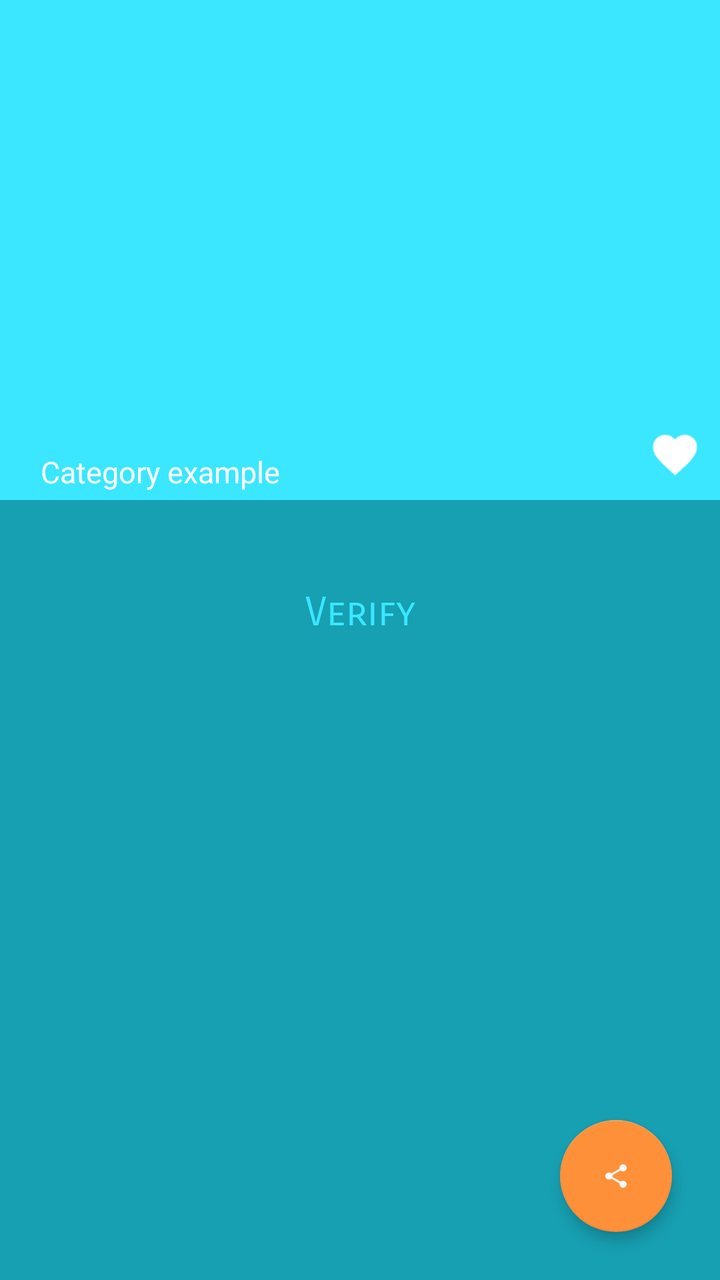
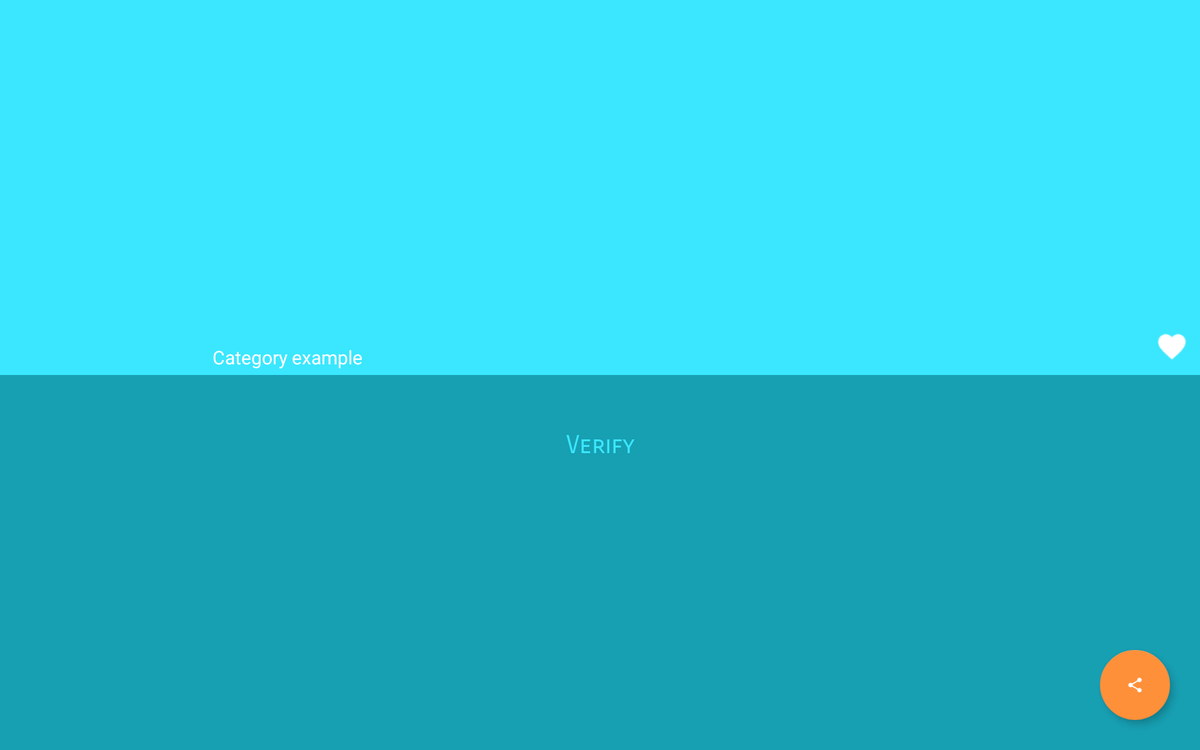

First picture: res/layout/ on a phone held upright. Second picture: the repository's own variant of that layout, on a device whose configuration matches the variant's folder. Source for both follows.
<!-- AndroidManifest.xml: application theme AppTheme -->
<!-- res/layout/fragment_news_detail.xml -->
<?xml version="1.0" encoding="utf-8"?>
<layout xmlns:android="http://schemas.android.com/apk/res/android"
        xmlns:app="http://schemas.android.com/apk/res-auto"
        xmlns:tools="http://schemas.android.com/tools">

    <android.support.design.widget.CoordinatorLayout
        android:id="@+id/main_content"
        android:layout_width="match_parent"
        android:layout_height="match_parent"
        android:background="@color/colorPrimaryDark">

        <android.support.design.widget.AppBarLayout
            android:id="@+id/appbar"
            android:layout_width="match_parent"
            android:layout_height="@dimen/height_250"
            android:fitsSystemWindows="true"
            android:theme="@style/ThemeOverlay.AppCompat.Dark.ActionBar">

            <android.support.design.widget.CollapsingToolbarLayout
                android:id="@+id/collapsing_toolbar"
                android:layout_width="match_parent"
                android:layout_height="match_parent"
                android:fitsSystemWindows="true"
                app:contentScrim="?attr/colorPrimary"
                app:expandedTitleMarginEnd="@dimen/margin_64"
                app:expandedTitleMarginStart="@dimen/margin_16"
                app:expandedTitleTextAppearance="@android:color/transparent"
                app:layout_scrollFlags="scroll|exitUntilCollapsed">

                <RelativeLayout
                    android:layout_width="match_parent"
                    android:layout_height="wrap_content">

                    <ImageView
                        android:id="@+id/news_detail_image_view"
                        android:layout_width="match_parent"
                        android:layout_height="match_parent"
                        android:contentDescription="@string/image_desc"
                        android:fitsSystemWindows="true"
                        android:scaleType="fitXY"
                        app:layout_collapseMode="parallax"/>

                    <ImageView
                        android:id="@+id/fav_image_view"
                        android:layout_width="@dimen/width_45"
                        android:layout_height="@dimen/width_45"
                        android:layout_alignParentBottom="true"
                        android:layout_alignParentEnd="true"
                        android:layout_marginBottom="@dimen/margin_13"
                        android:contentDescription="@string/image_desc"
                        android:src="@drawable/ic_favorite_w"
                        app:layout_constraintBottom_toBottomOf="parent"
                        app:layout_constraintEnd_toEndOf="parent"/>

                    <TextView
                        android:id="@+id/category_text_view"
                        android:layout_width="@dimen/width_160"
                        android:layout_height="@dimen/height_28"
                        android:layout_alignParentBottom="true"
                        android:layout_alignParentStart="true"
                        android:gravity="center"
                        android:textColor="@color/colorWhite"
                        android:textSize="@dimen/text_size_x"
                        app:layout_constraintBottom_toBottomOf="@+id/news_detail_image_view"
                        app:layout_constraintStart_toStartOf="@id/news_detail_image_view"
                        tools:text="@string/category_example"/>

                </RelativeLayout>

                <android.support.v7.widget.Toolbar
                    android:id="@+id/toolbar"
                    android:layout_width="match_parent"
                    android:layout_height="?attr/actionBarSize"
                    app:layout_collapseMode="pin"
                    app:layout_scrollFlags="scroll|enterAlways"
                    app:popupTheme="@style/ThemeOverlay.AppCompat.Light"/>

            </android.support.design.widget.CollapsingToolbarLayout>

        </android.support.design.widget.AppBarLayout>

        <android.support.v4.widget.NestedScrollView
            android:id="@+id/scroll"
            android:layout_width="match_parent"
            android:layout_height="wrap_content"
            android:layout_marginBottom="@dimen/margin_16"
            android:layout_marginTop="@dimen/margin_28"
            android:clipToPadding="true"
            app:layout_behavior="@string/appbar_scrolling_view_behavior">

            <LinearLayout
                android:layout_width="match_parent"
                android:layout_height="wrap_content"
                android:orientation="vertical">

                <TextView
                    android:id="@+id/news_detail_text"
                    android:layout_width="match_parent"
                    android:layout_height="wrap_content"
                    android:layout_marginBottom="@dimen/margin_56"
                    android:layout_marginEnd="@dimen/margin_16"
                    android:layout_marginStart="@dimen/margin_16"
                    android:layout_marginTop="@dimen/margin_16"
                    android:fontFamily="sans-serif-smallcaps"
                    android:gravity="center"
                    android:text="@string/check_answer"
                    android:textColor="@color/colorPrimary"
                    android:textSize="@dimen/text_size_20"
                    app:layout_constraintTop_toBottomOf="@+id/news_name_text"/>

            </LinearLayout>
        </android.support.v4.widget.NestedScrollView>

        <android.support.design.widget.FloatingActionButton
            android:id="@+id/share_fab"
            android:layout_width="wrap_content"
            android:layout_height="wrap_content"
            android:layout_gravity="bottom|end"
            android:layout_marginBottom="@dimen/margin_24"
            android:layout_marginEnd="@dimen/margin_24"
            android:contentDescription="@string/action_share"
            android:src="@drawable/ic_share"
            app:elevation="@dimen/elevation_4"
            app:pressedTranslationZ="@dimen/elevation_6"/>
    </android.support.design.widget.CoordinatorLayout>
</layout>
<!-- resources referenced by this layout -->
<resources>
  <color name="colorPrimary">#3AE7FF</color>
  <color name="colorPrimaryDark">#179FB2</color>
  <color name="colorWhite">#FFFFFF</color>
  <dimen name="elevation_4">4dp</dimen>
  <dimen name="elevation_6">6dp</dimen>
  <dimen name="height_250">250dp</dimen>
  <dimen name="height_28">28dp</dimen>
  <dimen name="margin_13">13dp</dimen>
  <dimen name="margin_16">16dp</dimen>
  <dimen name="margin_24">24dp</dimen>
  <dimen name="margin_28">28dp</dimen>
  <dimen name="margin_56">56dp</dimen>
  <dimen name="margin_64">64dp</dimen>
  <dimen name="text_size_20">20sp</dimen>
  <dimen name="text_size_x">15sp</dimen>
  <dimen name="width_160">160dp</dimen>
  <dimen name="width_45">45dp</dimen>
  <!-- drawable ic_favorite_w: png bitmap (drawable-mdpi, 434 bytes) -->
  <!-- drawable ic_share: png bitmap (drawable-hdpi, 714 bytes) -->
  <string name="action_share">Share</string>
  <string name="category_example">Category example</string>
  <string name="check_answer">Verify</string>
  <string name="image_desc">simple image description</string>
  <style name="AppTheme" parent="Theme.AppCompat.Light.DarkActionBar">
          
          <item name="colorPrimary">@color/colorPrimary</item>
          <item name="colorPrimaryDark">@color/colorPrimaryDark</item>
          <item name="colorAccent">@color/colorAccent</item>
  
          <item name="windowActionBar">false</item>
          <item name="windowNoTitle">true</item>
      </style>
  <color name="colorAccent">#FF903A</color>
</resources>
<!-- res/layout-sw600dp-land/fragment_news_detail.xml (the repository's variant of the layout above) -->
<!-- drawn on a 7-inch tablet turned sideways -->
<?xml version="1.0" encoding="utf-8"?>
<layout xmlns:android="http://schemas.android.com/apk/res/android"
        xmlns:app="http://schemas.android.com/apk/res-auto"
        xmlns:tools="http://schemas.android.com/tools">

    <android.support.design.widget.CoordinatorLayout
        android:id="@+id/main_content"
        android:layout_width="match_parent"
        android:layout_height="match_parent"
        android:background="@color/colorPrimaryDark">

        <android.support.design.widget.AppBarLayout
            android:id="@+id/appbar"
            android:layout_width="match_parent"
            android:layout_height="@dimen/height_300"
            android:fitsSystemWindows="true"
            android:theme="@style/ThemeOverlay.AppCompat.Dark.ActionBar">

            <android.support.design.widget.CollapsingToolbarLayout
                android:id="@+id/collapsing_toolbar"
                android:layout_width="match_parent"
                android:layout_height="match_parent"
                android:fitsSystemWindows="true"
                app:contentScrim="?attr/colorPrimary"
                app:expandedTitleMarginEnd="@dimen/margin_64"
                app:expandedTitleMarginStart="@dimen/margin_166"
                app:expandedTitleTextAppearance="@android:color/transparent"
                app:layout_scrollFlags="scroll|exitUntilCollapsed">

                <RelativeLayout
                    android:layout_width="match_parent"
                    android:layout_height="wrap_content">

                    <ImageView
                        android:id="@+id/news_detail_image_view"
                        android:layout_width="@dimen/width_650"
                        android:layout_height="match_parent"
                        android:layout_alignParentTop="true"
                        android:layout_centerHorizontal="true"
                        android:layout_gravity="center"
                        android:contentDescription="@string/image_desc"
                        android:fitsSystemWindows="true"
                        android:scaleType="fitXY"
                        app:layout_collapseMode="parallax"/>

                    <ImageView
                        android:id="@+id/fav_image_view"
                        android:layout_width="@dimen/width_45"
                        android:layout_height="@dimen/width_45"
                        android:layout_alignParentBottom="true"
                        android:layout_alignParentEnd="true"
                        android:layout_marginBottom="@dimen/margin_13"
                        android:contentDescription="@string/image_desc"
                        android:src="@drawable/ic_favorite_w"
                        app:layout_constraintBottom_toBottomOf="parent"
                        app:layout_constraintEnd_toEndOf="parent"/>

                    <TextView
                        android:id="@+id/category_text_view"
                        android:layout_width="@dimen/width_160"
                        android:layout_height="@dimen/height_28"
                        android:layout_alignParentBottom="true"
                        android:layout_alignParentStart="true"
                        android:layout_marginStart="@dimen/margin_150"
                        android:gravity="center"
                        android:textColor="@color/colorWhite"
                        android:textSize="@dimen/text_size_x"
                        app:layout_constraintBottom_toBottomOf="@+id/news_detail_image_view"
                        app:layout_constraintStart_toStartOf="@id/news_detail_image_view"
                        tools:text="@string/category_example"/>

                </RelativeLayout>

                <android.support.v7.widget.Toolbar
                    android:id="@+id/toolbar"
                    android:layout_width="match_parent"
                    android:layout_height="?attr/actionBarSize"
                    app:layout_collapseMode="pin"
                    app:layout_scrollFlags="scroll|enterAlways"
                    app:popupTheme="@style/ThemeOverlay.AppCompat.Light"/>

            </android.support.design.widget.CollapsingToolbarLayout>

        </android.support.design.widget.AppBarLayout>

        <android.support.v4.widget.NestedScrollView
            android:id="@+id/scroll"
            android:layout_width="match_parent"
            android:layout_height="wrap_content"
            android:layout_marginBottom="@dimen/margin_16"
            android:layout_marginTop="@dimen/margin_28"
            android:clipToPadding="true"
            app:layout_behavior="@string/appbar_scrolling_view_behavior">

            <LinearLayout
                android:layout_width="match_parent"
                android:layout_height="wrap_content"
                android:orientation="vertical">

                <TextView
                    android:id="@+id/news_detail_text"
                    android:layout_width="match_parent"
                    android:layout_height="wrap_content"
                    android:layout_marginBottom="@dimen/margin_56"
                    android:layout_marginEnd="@dimen/margin_16"
                    android:layout_marginStart="@dimen/margin_16"
                    android:layout_marginTop="@dimen/margin_16"
                    android:fontFamily="sans-serif-smallcaps"
                    android:gravity="center"
                    android:text="@string/check_answer"
                    android:textColor="@color/colorPrimary"
                    android:textSize="@dimen/text_size_20"
                    app:layout_constraintTop_toBottomOf="@+id/news_name_text"/>

            </LinearLayout>
        </android.support.v4.widget.NestedScrollView>

        <android.support.design.widget.FloatingActionButton
            android:id="@+id/share_fab"
            android:layout_width="wrap_content"
            android:layout_height="wrap_content"
            android:layout_gravity="bottom|end"
            android:layout_marginBottom="@dimen/margin_24"
            android:layout_marginEnd="@dimen/margin_24"
            android:contentDescription="@string/action_share"
            android:src="@drawable/ic_share"
            app:elevation="@dimen/elevation_4"
            app:pressedTranslationZ="@dimen/elevation_6"/>
    </android.support.design.widget.CoordinatorLayout>
</layout>
<!-- resources referenced by the variant -->
<!-- as a 7-inch tablet turned sideways resolves them -->
<resources>
  <color name="colorPrimary">#3AE7FF</color>
  <color name="colorPrimaryDark">#179FB2</color>
  <color name="colorWhite">#FFFFFF</color>
  <dimen name="elevation_4">4dp</dimen>
  <dimen name="elevation_6">6dp</dimen>
  <dimen name="height_28">28dp</dimen>
  <dimen name="height_300">300dp</dimen>
  <dimen name="margin_13">13dp</dimen>
  <dimen name="margin_150">150dp</dimen>
  <dimen name="margin_16">16dp</dimen>
  <dimen name="margin_166">166dp</dimen>
  <dimen name="margin_24">24dp</dimen>
  <dimen name="margin_28">28dp</dimen>
  <dimen name="margin_56">56dp</dimen>
  <dimen name="margin_64">64dp</dimen>
  <dimen name="text_size_20">20sp</dimen>
  <dimen name="text_size_x">15sp</dimen>
  <dimen name="width_160">160dp</dimen>
  <dimen name="width_45">45dp</dimen>
  <dimen name="width_650">650dp</dimen>
  <!-- drawable ic_favorite_w: png bitmap (drawable-mdpi, 434 bytes) -->
  <!-- drawable ic_share: png bitmap (drawable-hdpi, 714 bytes) -->
  <string name="action_share">Share</string>
  <string name="category_example">Category example</string>
  <string name="check_answer">Verify</string>
  <string name="image_desc">simple image description</string>
  <style name="AppTheme" parent="Theme.AppCompat.Light.DarkActionBar">
          
          <item name="colorPrimary">@color/colorPrimary</item>
          <item name="colorPrimaryDark">@color/colorPrimaryDark</item>
          <item name="colorAccent">@color/colorAccent</item>
  
          <item name="windowActionBar">false</item>
          <item name="windowNoTitle">true</item>
      </style>
  <color name="colorAccent">#FF903A</color>
</resources>
